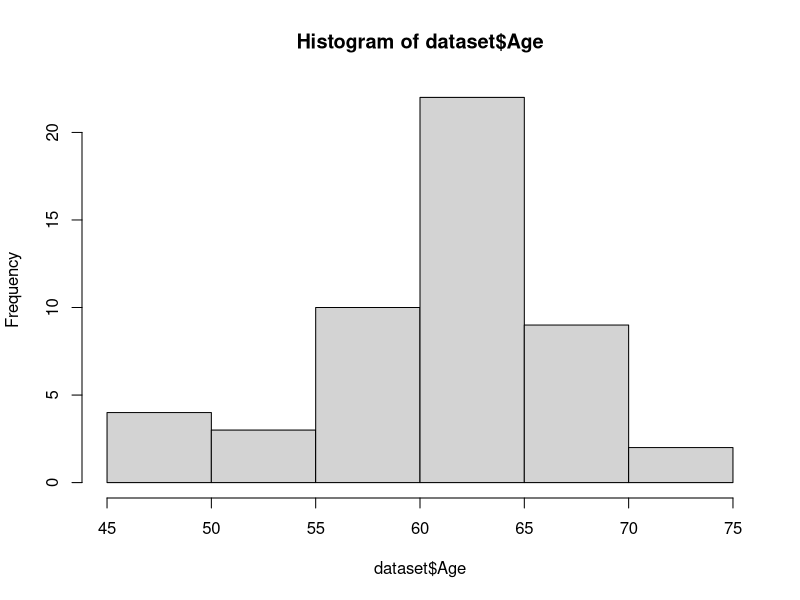
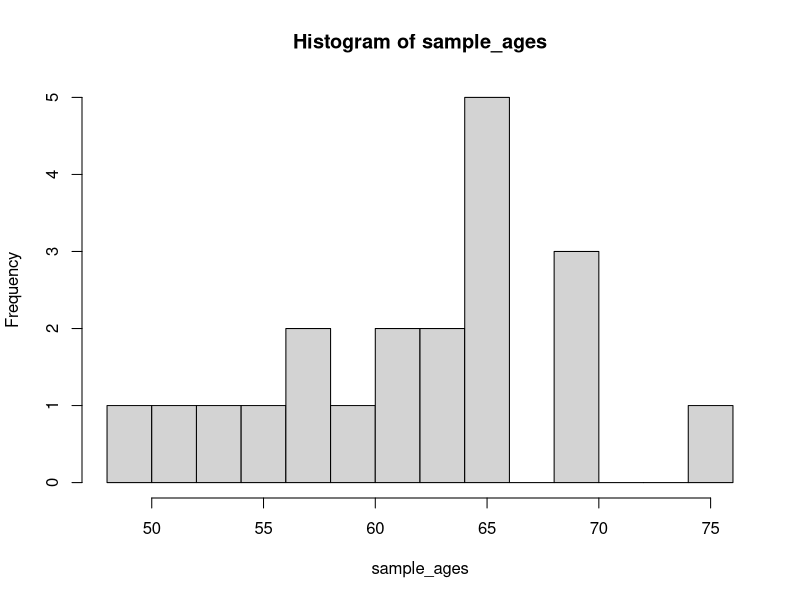

These figures' R source, in order: (Note: this script raises an error after producing the figures.)

#########   SHAKIB YAZDANI , 9433873  ###########
#W####### STATISTICAL METHODS PROJECT ###########
######## loading library

library("readxl")
library(e1071)

# Read dataset
dataset <- read_excel("drug-dataset.xlsx")
names(dataset)
nrow(dataset)

# check normal distribution
p_value <- shapiro.test(dataset$Age)[2]
if (p_value > 0.05){
  
  ## Get a sample of size = 20
  sample_ages <- sample(dataset$Age,size=20)
  sample_size <- 20
  
  ### Point Estimates for Mean parameter
  true_mean <- mean(dataset$Age)
  sample_mean <- mean(sample_ages,size=20)
  print("Sample Mean:")
  print(sample_mean)
  error <- sample_mean - true_mean
  
}

hist(dataset$Age,breaks=10)
skewness(dataset$Age)


hist(sample_ages,breaks=10)
skewness(sample_ages)

#### Interval Estimates with knowing the standard deviation of the population
#### Confidence Interval = 0.95

z_critical <- qnorm(0.975) 
sd_ages <- sd(dataset$Age)
error <- z_critical * (sd_ages / sqrt(sample_size))
confidence_interval <- c(sample_mean - error, sample_mean + error)
print("Confidence Interval: ")
print(confidence_interval)

### Using t-test ( one-sample t-test)
print(t.test(sample_ages,mu=62))

### Using t-test ( two-sample t-test)
### to see whether the variances are equal or not we can see it by boxplot
boxplot(Age ~ Gender)
print(t.test(Age~Gender,mu=1,alt='two.sided',conf=0.95,var.eq=F,paired=F))


#### Confidence Intervals: Chi Squared Distribution, mean of population is unknown
#### We can go through all this with standard deviation or use of Var-test ####
#### Finding left and right densities 
#### Confidence Interval = 0.95


sd_confidence_interval <- c(
  sqrt(((sample_size-1)*sd(sample_ages)^2)/qchisq(c(.025),df=19, lower.tail=FALSE)),
  sqrt(((sample_size-1)*sd(sample_ages)^2)/qchisq(c(.975),df=19, lower.tail=FALSE))
)

print("Confidence Intervals: Chi Squared Distribution:")
print(sd_confidence_interval)
print("population standard deviation")
print(sd(dataset$Age))

### Using Var-test or F-test
print(var.test(sample(dataset$Age,size=20),sample(dataset$Age,size=20)))

